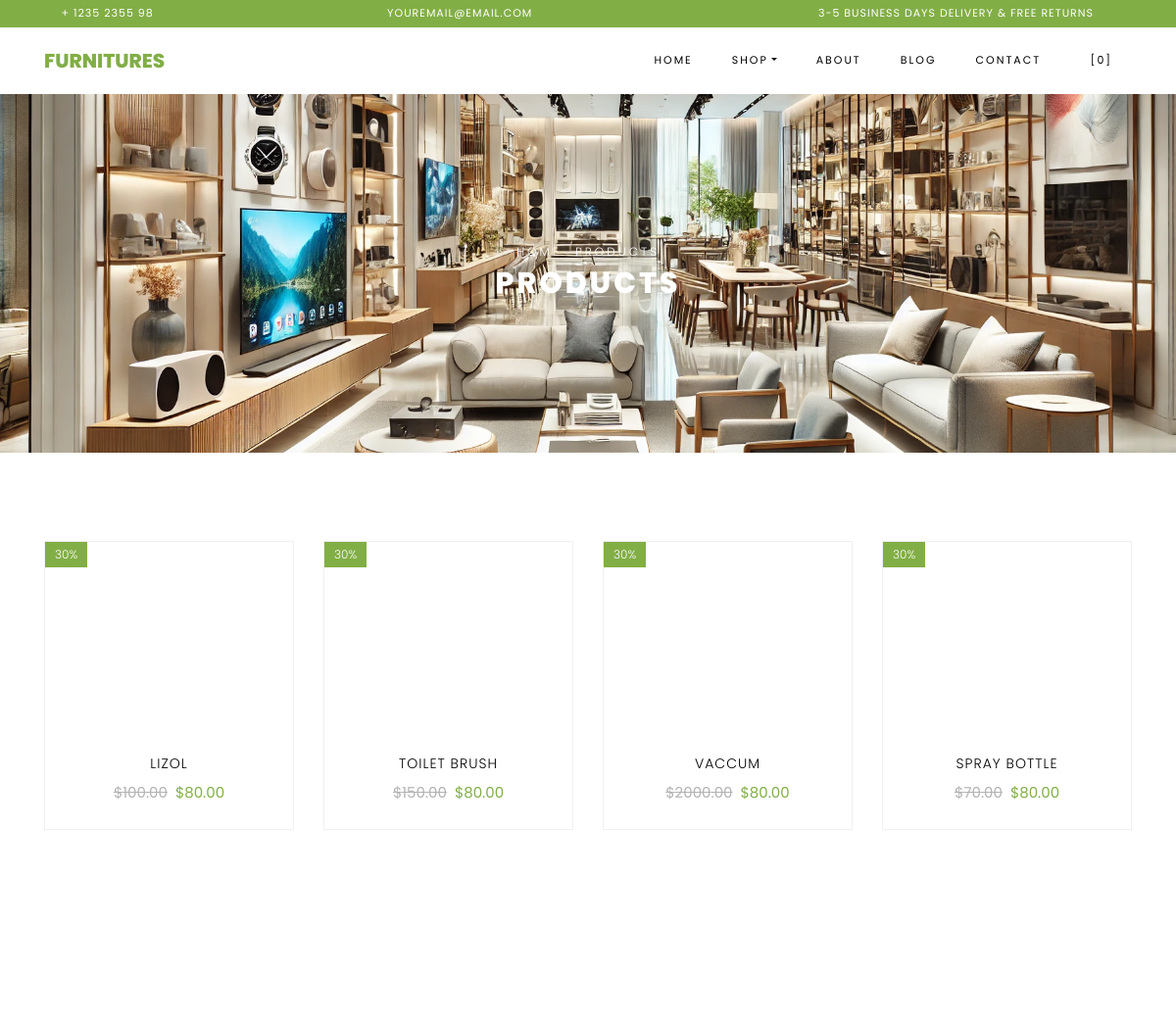
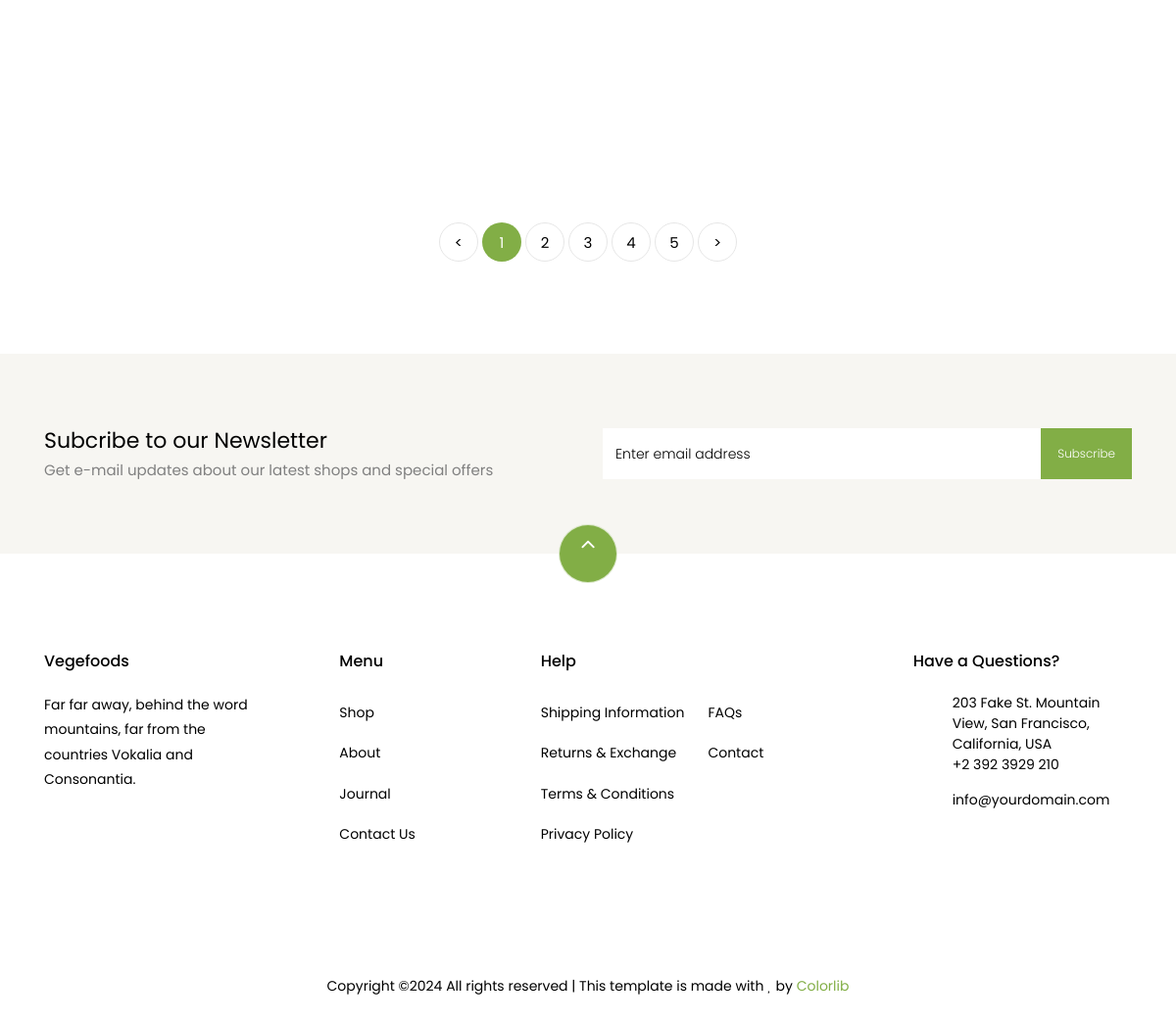
Screenshot of /shopApp/filtered_products/Cleaning items/ with the database file from the repository (2 pictures, top to bottom).
### dashApp/models.py (models this page shows)
class proDb(models.Model):
    Category = models.CharField(max_length=200, null=True, blank=True)
    ProductName = models.CharField(max_length=200, null=True, blank=True)
    Price = models.CharField(max_length=200, null=True, blank=True)
    ProductDescription = models.CharField(max_length=200, null=True, blank=True)
    Quantity = models.IntegerField(null=True, blank=True)
    ProductImage = models.ImageField(upload_to="Category Images", null=True, blank=True)

### shopApp/views.py (the view)
# urls.py: path('filtered_products/<cat_name>/',views.filtered_products,name='filtered_products'),
def filtered_products(req, cat_name):
    prods = proDb.objects.filter(Category=cat_name)
    return render(req, 'filtered_products.html', {'prods':prods})

### shopApp/templates/filtered_products.html (shortened to what this page needs)
<!DOCTYPE html>
{% load static %}
<html lang="en">
  <head>
    <link rel="stylesheet" href="{% static 'fronts/assets/css/open-iconic-bootstrap.min.css' %}">
    <link rel="stylesheet" href="{% static 'fronts/assets/css/animate.css' %}">
    <link rel="stylesheet" href="{% static 'fronts/assets/css/owl.carousel.min.css' %}">
    <link rel="stylesheet" href="{% static 'fronts/assets/css/owl.theme.default.min.css' %}">
    <link rel="stylesheet" href="{% static 'fronts/assets/css/magnific-popup.css' %}">
    <link rel="stylesheet" href="{% static 'fronts/assets/css/aos.css' %}">
    <link rel="stylesheet" href="{% static 'fronts/assets/css/ionicons.min.css' %}">
    <link rel="stylesheet" href="{% static 'fronts/assets/css/bootstrap-datepicker.css' %}">
    <link rel="stylesheet" href="{% static 'fronts/assets/css/jquery.timepicker.css' %}">
    <link rel="stylesheet" href="{% static 'fronts/assets/css/flaticon.css' %}">
    <link rel="stylesheet" href="{% static 'fronts/assets/css/icomoon.css' %}">
    <link rel="stylesheet" href="{% static 'fronts/assets/css/style.css' %}">
  </head>
  <body class="goto-here">
		<div class="py-1 bg-primary">
    	<div class="container">
    		<div class="row no-gutters d-flex align-items-start align-items-center px-md-0">
	    		<div class="col-lg-12 d-block">
		    		<div class="row d-flex">
		    			<div class="col-md pr-4 d-flex topper align-items-center">
					    	<div class="icon mr-2 d-flex justify-content-center align-items-center"><span class="icon-phone2"></span></div>
						    <span class="text">+ 1235 2355 98</span>
					    </div>
					    <div class="col-md pr-4 d-flex topper align-items-center">
					    	<div class="icon mr-2 d-flex justify-content-center align-items-center"><span class="icon-paper-plane"></span></div>
						    <span class="text">youremail@email.com</span>
					    </div>
					    <div class="col-md-5 pr-4 d-flex topper align-items-center text-lg-right">
						    <span class="text">3-5 Business days delivery &amp; Free Returns</span>
					    </div>
				    </div>
			    </div>
		    </div>
		  </div>
		  </div>
    <nav class="navbar navbar-expand-lg navbar-dark ftco_navbar bg-dark ftco-navbar-light" id="ftco-navbar">
	    <div class="container">
	      <a class="navbar-brand" href="index.html">Furnitures</a>
	      <div class="collapse navbar-collapse" id="ftco-nav">
	        <ul class="navbar-nav ml-auto">
	          <li class="nav-item"><a href="{% url 'front' %}" class="nav-link">Home</a></li>
	          <li class="nav-item active dropdown">
              <a class="nav-link dropdown-toggle" href="#" id="dropdown04" data-toggle="dropdown" aria-haspopup="true" aria-expanded="false">Shop</a>
            </li>
	          <li class="nav-item"><a href="about.html" class="nav-link">About</a></li>
	          <li class="nav-item"><a href="blog.html" class="nav-link">Blog</a></li>
	          <li class="nav-item"><a href="contact.html" class="nav-link">Contact</a></li>
	          <li class="nav-item cta cta-colored"><a href="{% url 'carts' %}" class="nav-link"><span class="icon-shopping_cart"></span>[0]</a></li>
	        </ul>
	      </div>
	    </div>
	  </nav>
    <div class="hero-wrap hero-bread" style="background-image: url({% static 'fronts/assets/images/furnitures-1.webp' %});">
      <div class="container">
        <div class="row no-gutters slider-text align-items-center justify-content-center">
          <div class="col-md-9 ftco-animate text-center">
          	<p class="breadcrumbs"><span class="mr-2"><a href="index.html">Home</a></span> <span>Products</span></p>
            <h1 class="mb-0 bread">Products</h1>
          </div>
        </div>
      </div>
    </div>
    <section class="ftco-section">
    	<div class="container">
    		<div class="row">
                {% for d in prods %}
    			<div class="col-md-6 col-lg-3 ftco-animate">
    				<div class="product">
    					<a href="{% url 'single_prods' pro_name=d.ProductName %}" class="img-prod"><img src="{{d.ProductImage.url}}" alt="Colorlib Template" height="200px">
    						<span class="status">30%</span>
    					</a>
    					<div class="text py-3 pb-4 px-3 text-center">
    						<h3><a href="#">{{d.ProductName}}</a></h3>
    						<div class="d-flex">
    							<div class="pricing">
		    						<p class="price"><span class="mr-2 price-dc">${{d.Price}}.00</span><span class="price-sale">$80.00</span></p>
		    					</div>
	    					</div>
    					</div>
    				</div>
    			</div>
                {% endfor %}
    		</div>
    		<div class="row mt-5">
          <div class="col text-center">
            <div class="block-27">
              <ul>
                <li><a href="#">&lt;</a></li>
                <li class="active"><span>1</span></li>
                <li><a href="#">2</a></li>
                <li><a href="#">3</a></li>
                <li><a href="#">4</a></li>
                <li><a href="#">5</a></li>
                <li><a href="#">&gt;</a></li>
              </ul>
            </div>
          </div>
        </div>
    	</div>
    </section>
		<section class="ftco-section ftco-no-pt ftco-no-pb py-5 bg-light">
      <div class="container py-4">
        <div class="row d-flex justify-content-center py-5">
          <div class="col-md-6">
          	<h2 style="font-size: 22px;" class="mb-0">Subcribe to our Newsletter</h2>
          	<span>Get e-mail updates about our latest shops and special offers</span>
          </div>
          <div class="col-md-6 d-flex align-items-center">
            <form action="#" class="subscribe-form">
              <div class="form-group d-flex">
                <input type="text" class="form-control" placeholder="Enter email address">
                <input type="submit" value="Subscribe" class="submit px-3">
              </div>
            </form>
          </div>
        </div>
      </div>
    </section>
    <footer class="ftco-footer ftco-section">
      <div class="container">
      	<div class="row">
      		<div class="mouse">
						<a href="#" class="mouse-icon">
							<div class="mouse-wheel"><span class="ion-ios-arrow-up"></span></div>
						</a>
					</div>
      	</div>
        <div class="row mb-5">
          <div class="col-md">
            <div class="ftco-footer-widget mb-4">
              <h2 class="ftco-heading-2">Vegefoods</h2>
              <p>Far far away, behind the word mountains, far from the countries Vokalia and Consonantia.</p>
              <ul class="ftco-footer-social list-unstyled float-md-left float-lft mt-5">
              </ul>
            </div>
          </div>
          <div class="col-md">
            <div class="ftco-footer-widget mb-4 ml-md-5">
              <h2 class="ftco-heading-2">Menu</h2>
              <ul class="list-unstyled">
                <li><a href="#" class="py-2 d-block">Shop</a></li>
                <li><a href="#" class="py-2 d-block">About</a></li>
                <li><a href="#" class="py-2 d-block">Journal</a></li>
                <li><a href="#" class="py-2 d-block">Contact Us</a></li>
              </ul>
            </div>
          </div>
          <div class="col-md-4">
             <div class="ftco-footer-widget mb-4">
              <h2 class="ftco-heading-2">Help</h2>
              <div class="d-flex">
	              <ul class="list-unstyled mr-l-5 pr-l-3 mr-4">
	                <li><a href="#" class="py-2 d-block">Shipping Information</a></li>
	                <li><a href="#" class="py-2 d-block">Returns &amp; Exchange</a></li>
	                <li><a href="#" class="py-2 d-block">Terms &amp; Conditions</a></li>
	                <li><a href="#" class="py-2 d-block">Privacy Policy</a></li>
	              </ul>
	              <ul class="list-unstyled">
	                <li><a href="#" class="py-2 d-block">FAQs</a></li>
	                <li><a href="#" class="py-2 d-block">Contact</a></li>
	              </ul>
	            </div>
            </div>
          </div>
          <div class="col-md">
            <div class="ftco-footer-widget mb-4">
            	<h2 class="ftco-heading-2">Have a Questions?</h2>
            	<div class="block-23 mb-3">
	              <ul>
	                <li><span class="icon icon-map-marker"></span><span class="text">203 Fake St. Mountain View, San Francisco, California, USA</span></li>
	                <li><a href="#"><span class="icon icon-phone"></span><span class="text">+2 392 3929 210</span></a></li>
	                <li><a href="#"><span class="icon icon-envelope"></span><span class="text">info@yourdomain.com</span></a></li>
	              </ul>
	            </div>
            </div>
          </div>
        </div>
        <div class="row">
          <div class="col-md-12 text-center">
            <p>
						  Copyright &copy;<script>document.write(new Date().getFullYear());</script> All rights reserved | This template is made with <i class="icon-heart color-danger" aria-hidden="true"></i> by <a href="https://colorlib.com" target="_blank">Colorlib</a>
						</p>
          </div>
        </div>
      </div>
    </footer>
  </body>
</html>

### shopApp/static/fronts/assets/css/icomoon.css (style rules this page uses)
[class^="icon-"], [class*=" icon-"] { font-family: 'icomoon' !important; speak: none; font-style: normal; font-weight: normal; font-variant: normal; text-transform: none; line-height: 1; -webkit-font-smoothing: antialiased; -moz-osx-font-smoothing: grayscale; }
.icon-heart:before { content: "\f004"; }
.icon-map-marker:before { content: "\f041"; }
.icon-phone:before { content: "\f095"; }
.icon-envelope:before { content: "\f0e0"; }
.icon-paper-plane:before { content: "\f1d8"; }
.icon-phone2:before { content: "\e0cd"; }
.icon-shopping_cart:before { content: "\e8cc"; }

### rows the page displays
proDb: ProductName "LIZOL", Price "100"
proDb: ProductName "TOILET BRUSH", Price "150"
proDb: ProductName "VACCUM", Price "2000"
proDb: ProductName "SPRAY BOTTLE", Price "70"
